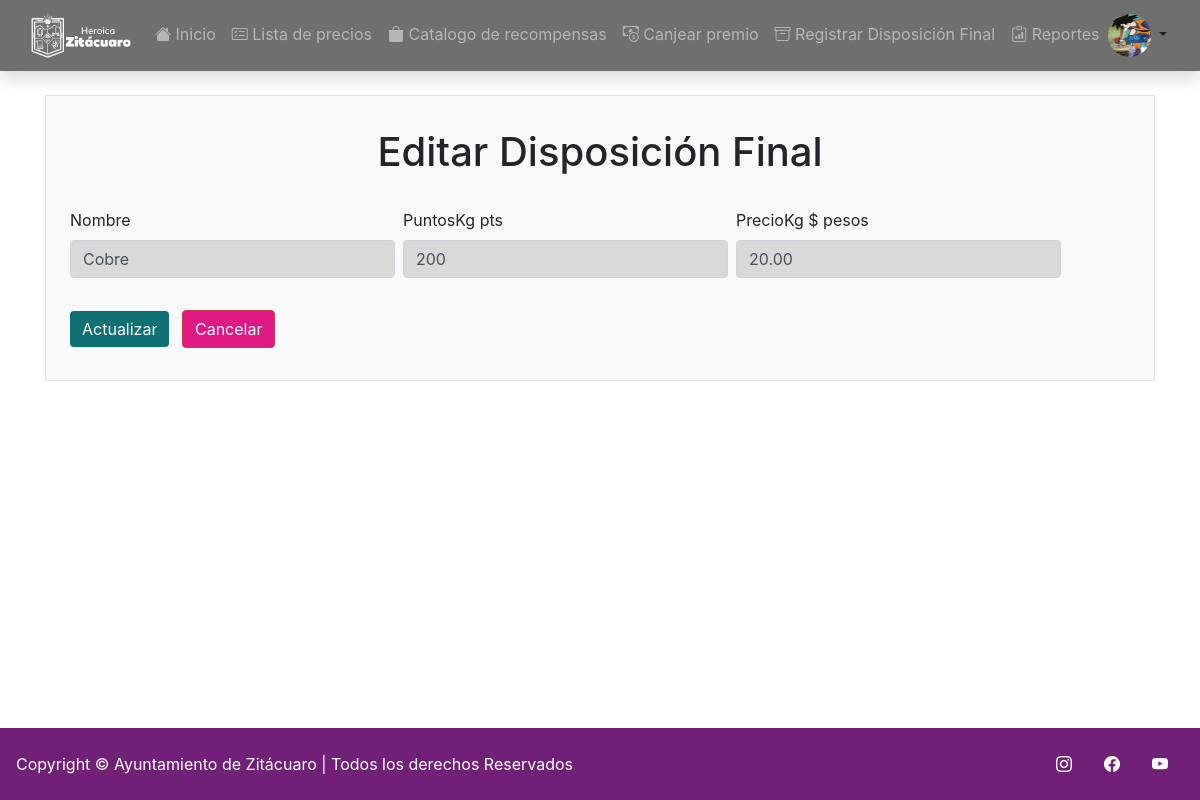
The page /dispofinal/editar/1 (signed in) on the database its author committed.
### reciclaje/models.py (models this page shows, shortened)
class User(AbstractUser):
    username = None
    Normal = 'Normal'
    ter_edad = 'Tercera Edad'
    Embarazadas = 'Embarazadas'
    Tipos =[
        (Normal, 'Normal'),
        (ter_edad, 'Tercera Edad'),
        (Embarazadas, 'Embarazadas')
    ]
    CURP = models.CharField(unique=True,  max_length = 18)
    fechaNacimiento = models.DateField(null = True, blank = True)
    puntos = models.IntegerField(blank = True, null = True, default=0)
    pic = models.ImageField(default='unknown.jpg')
    tipo = models.CharField(choices=Tipos, default=Normal, max_length=12)
    REQUIRED_FIELDS = []
    USERNAME_FIELD = 'CURP'
    class Meta:
        permissions = (("admin", "Funciones admin"),("recolector", "Funciones recolector"),("canjeador", "Funciones canjeador"))

class DispoFinal(models.Model):
    nombre = models.CharField( max_length = 35)
    puntoskg = models.IntegerField(default=1)
    preciokg = models.DecimalField(default=1.0, max_digits=8, decimal_places=2)

### reciclaje/views.py (the view, shortened to what this page needs)
# urls.py: path('dispofinal/editar/<str:pk>', DispoFinalActualizar.as_view(template_name = 'reciclaje/dispofinalUpdate.html'), name = 'editarDispofinal'),
class DispoFinalActualizar(PermissionRequiredMixin, SuccessMessageMixin, UpdateView):
    permission_required = 'reciclaje.admin'
    model = DispoFinal
    form = DispoFinal
    fields = "__all__"
    success_message = "Dispocisión final Actualizado correctamente"

### reciclaje/templates/reciclaje/dispofinalUpdate.html (shortened to what this page needs)
{% extends 'reciclaje/base.html' %}
{% block content %}
<!DOCTYPE html>
<html lang="en">
<head>
    {% load bootstrap4 %}
    {% bootstrap_css %}
    {% load static %}
    {% load widget_tweaks %}
</head>
<body>
    <main class="container p-2 bg-light border" style="">
        <h1 class="text-center my-4">
            Editar Disposición Final
        </h1>
   <main action="" method="post" enctype="multipart/form-data">
   <form action="" method="post" enctype="multipart/form-data" class="d-flex flex-wrap px-3">
        <div class="form-group mr-2 my-2" >
            <label for="Nombre" class="txt_negrita">
                Nombre
            </label>
            {{ form.nombre|add_class:"form-control"|attr:"style:background-color: #D9D9D9;  width: 325px;"  }}
        </div>
        <div class="form-group mr-2 my-2" >
            <label for="Valor" class="txt_negrita">
                PuntosKg pts
            </label>
            {{ form.puntoskg|add_class:"form-control"|attr:"style:background-color: #D9D9D9;  width: 325px;" | attr:"min= 1" }}
        </div>
        <div class="form-group mr-2 my-2" >
            <label for="Preciokg" class="txt_negrita">
                PrecioKg $ pesos
            </label>
            {{ form.preciokg|add_class:"form-control"|attr:"style:background-color: #D9D9D9;  width: 325px;" | attr:"min= 1" }}
        </div>
        <div class="my-4">
            <button type="submit" class="btn btn-primary mr-2" style="background-color: #0f7173 ; border: #0f7173;">Actualizar</button>
                 <a href="../" type="submit" class="btn btn-danger mr-2" style="background-color: #e01883 ;">Cancelar</a>
        </div>
    </form>
</main>
</body>
</html>
{% endblock content %}

### reciclaje/templates/reciclaje/base.html (shortened to what this page needs)
{% load static %}
<!DOCTYPE html>
<html lang="es">
<head>
    <link rel="stylesheet" href='{% static 'reciclaje/css/'%}Styles.css'>
    <link href="https://cdn.jsdelivr.net/npm/bootstrap@5.2.2/dist/css/bootstrap.min.css" rel="stylesheet">
    <link rel="stylesheet" href="https://cdn.jsdelivr.net/npm/bootstrap-icons@1.9.1/font/bootstrap-icons.css">
    <link rel="stylesheet" href="https://cdn.datatables.net/responsive/2.4.0/css/responsive.dataTables.min.css">
    <link rel="stylesheet" type="text/css" href="https://cdn.jsdelivr.net/npm/daterangepicker/daterangepicker.css" />
    <link rel="stylesheet" type="text/css" href="https://cdn.datatables.net/1.13.1/css/jquery.dataTables.css">
    <link rel="stylesheet" type="text/css" href="https://cdn.datatables.net/1.13.1/css/dataTables.bootstrap5.css"/>
    <link rel="stylesheet" type="text/css" href="https://cdn.datatables.net/buttons/2.3.3/css/buttons.bootstrap5.css"/>
</head>
<body>
    <nav class="navbar navbar-dark navbar-expand-md shadow" style="background-color: #6F6F6F; margin-bottom: 24px;">
        <div class="container-fluid">
            <a class="navbar-brand" href="{% url 'homee' %}"><img src="{% static 'reciclaje/img/'%}HZG_SFB.png" alt="logo" width="100" height="45"></a>
            <div class="collapse navbar-collapse" id="navbarTogglerDemo02">
            <ul class="navbar-nav me-auto mb-2 mb-lg-0">
                {% url 'homee' as url %}
                <li class="nav-item ">
                    <a class="nav-link {% if request.path == url %}active{% endif %}" aria-current="page" href="{% url 'homee' %}"><i class="bi bi-house-fill"></i> Inicio </a>
                  </li>
                  {% url 'TablaEquivalencia' as url %}
                  <li class="nav-item">
                    <a class="nav-link {% if request.path == url %}active{% endif %}" href="{% url 'TablaEquivalencia' %}"><i class="bi bi-card-checklist"></i> Lista de precios</a>
                  </li>
                  {% url 'catalogo' as url %}
                  <li class="nav-item">
                    <a class="nav-link {% if request.path == url %}active{% endif %}" href="{% url 'catalogo' %}"><i class="bi bi-bag-fill"></i> Catalogo de recompensas</a>
                  </li>
                  {% if perms.reciclaje.canjeador %}
                  {% url 'canjearPremios' as url %}
                  <li class="nav-item">
                    <a class="nav-link {% if request.path == url %}active{% endif %}" href="{% url 'canjearPremios' %}"><i class="bi bi-cash-coin"></i> Canjear premio</a>
                  </li>
                  {% endif %}
                  {% if perms.reciclaje.recolector %}
                  {% url 'DispoEngtrega' as url %}
                  <li class="nav-item">
                    <a class="nav-link {% if request.path == url %}active{% endif %}" href="{% url 'DispoEngtrega' %}"><i class="bi bi-archive"></i> Registrar Disposición Final</a>
                  </li>
                  {% url 'reportes' as url %}
                  <li class="nav-item">
                    <a class="nav-link {% if request.path == url %}active{% endif %}" href="{% url 'reportes' %}"><i class="bi bi-clipboard-data"></i> Reportes</a>
                  </li>
                  {% endif %}
                  {% if user.is_authenticated%}
                  <div class="dropdown-center">
                    <a href="#" class="d-block link-dark text-decoration-none dropdown-toggle" data-bs-toggle="dropdown" aria-expanded="false">
                      <img src="{% static 'reciclaje/img/'%}{{request.user.pic}}" alt="mdo" width="43" height="43" class="rounded-circle">
                    </a>
                  </div>
                  {% endif %}
            </ul>
          </div>
      </nav>
      <div class="container" >
      {% block content %}(no content){% endblock %}
    </div>
    <footer class="footer" style="margin-top: auto;">
    <div class="row">
        <div class="col-6 d-flex justify-content-between align-items-center">
          <span class="mb-3 mb-md-0" style="color: white;">Copyright © Ayuntamiento de Zitácuaro | Todos los derechos Reservados </span>
        </div>
        <ul class="nav col-6 justify-content-end align-items-center list-unstyled d-flex">
          <a class="nav-link" href="https://www.instagram.com/zitacuaro_ayuntamiento/" style="color: white;"><i class="bi bi-instagram"></i></a>
          <a class="nav-link" href="https://www.facebook.com/ayuntamientozitacuaro/" style="color: white;"><i class="bi bi-facebook"></i></a>
          <a class="nav-link" href="https://www.youtube.com/channel/UC2m9bHbE2dXqnagMYmEag3A  " style="color: white;"><i class="bi bi-youtube"></i></a>
        </ul>
      </footer>
</body>
</html>

### reciclaje/static/reciclaje/css/Styles.css (style rules this page uses)
body { display: flex; flex-direction: column; min-height: 100vh; }
.footer { background-color: #702077; padding: 1rem; }

### rows shown on the page
User: user.pic (picture)
DispoFinal: nombre "Cobre", puntoskg "200", preciokg "20.00"
